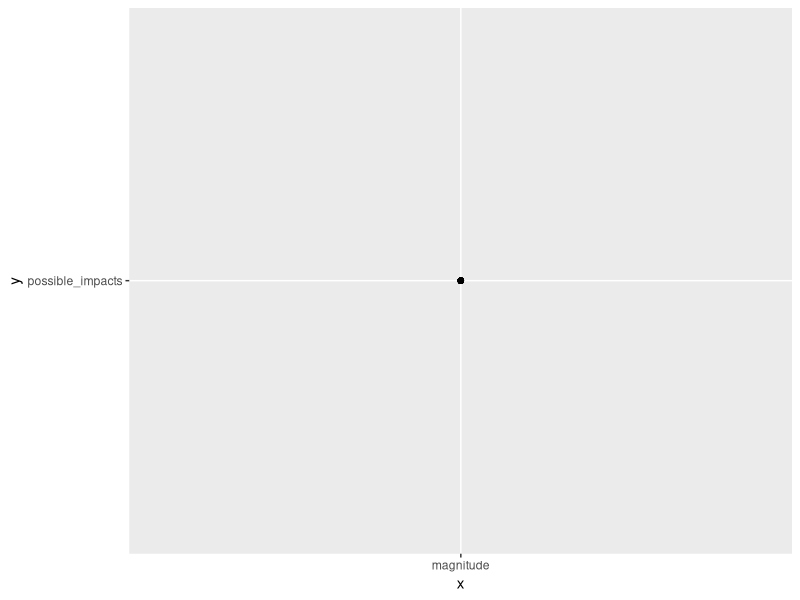
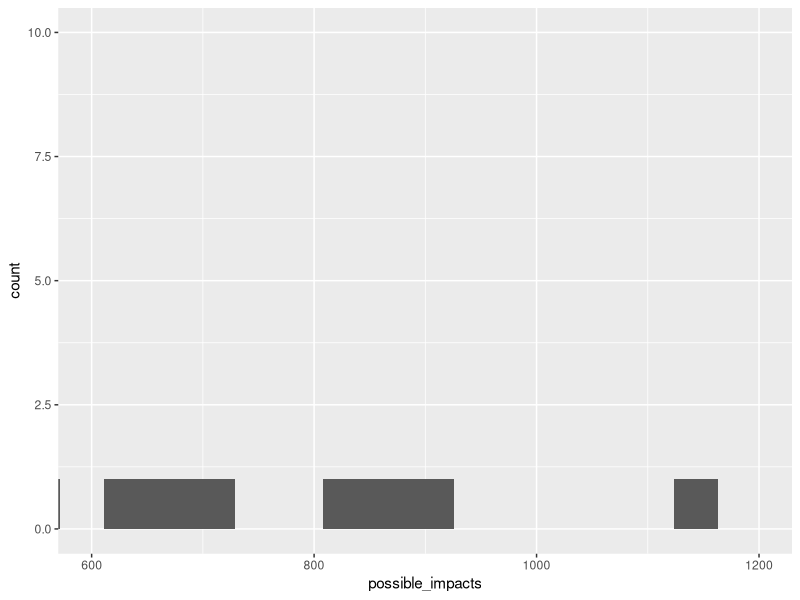

The R source for these figures, in order:
## ---- chunk 1
knitr::opts_chunk$set(echo = TRUE)
library(tidyverse)
library(dplyr)
library(tidyr)
impacts <- read_csv("impacts.csv")
## ---- chunk 2
impacts2 <- rename(impacts, name = "Object Name", start = "Period Start", end = "Period End", possible_impacts = "Possible Impacts", impact_prob = "Cumulative Impact Probability", velocity = "Asteroid Velocity", magnitude = "Asteroid Magnitude", diameter = "Asteroid Diameter (km)", palermo = "Cumulative Palermo Scale", max_palermo = "Maximum Palermo Scale", torino = "Maximum Torino Scale")
print(impacts2)
## ---- chunk 3
impacts3 <- select(impacts2, -max_palermo, -torino)
print(impacts3)
## ---- chunk 4
impacts4 <- filter(impacts3, palermo >-4.0)
  
ggplot(data=impacts4)+
  geom_point(mapping=aes(x="magnitude", y="possible_impacts"))
## ---- chunk 5
ggplot(data=impacts3)+
  geom_histogram(mapping=aes(x=possible_impacts)) + 
  coord_cartesian(xlim = c(600, 1200), ylim = c(0, 10))
